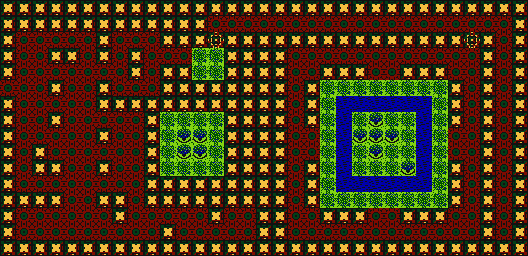

Rendered tile map (Tiled .tmx) drawn with the repository's tilesets; below, a short description and the full map source, tile grids included:
An orthogonal 33x16 tile map with 16x16 px tiles, 1 tile layer (tilemap), 1 hidden layer not drawn and 1 object (transfer).

<map version="1.0" tiledversion="1.1.2" orientation="orthogonal" renderorder="right-down" width="33" height="16" tilewidth="16" tileheight="16" infinite="0" nextobjectid="2">
 <properties>
  <property name="background_tile" type="int" value="15" />
  <property name="bgm" value="field" />
  <property name="encounter_table" type="int" value="0" />
 </properties>
 <tileset firstgid="1" source="tileset.tsx" />
 <layer name="tilemap" width="33" height="16" locked="1">
  <data encoding="csv">
16,16,16,16,16,16,16,16,16,16,16,16,16,16,16,16,16,16,16,16,16,16,16,16,16,16,16,16,16,16,16,16,16,
16,16,16,16,16,16,16,16,16,16,16,16,16,17,17,17,17,17,17,17,17,17,17,17,17,17,17,17,17,17,17,17,16,
16,17,17,17,17,17,16,17,17,17,16,16,16,12,16,16,16,16,16,16,16,16,16,16,16,16,16,16,16,12,16,17,16,
16,17,17,16,16,17,16,17,16,17,17,17,3,3,16,16,16,16,17,17,17,17,17,17,17,17,17,17,17,17,16,17,16,
16,17,17,17,17,17,17,17,16,17,16,16,3,3,16,16,16,16,17,17,16,16,16,17,17,16,16,16,17,17,16,17,16,
17,17,17,16,17,17,16,17,17,17,16,16,16,16,16,16,16,16,17,16,3,3,3,3,3,3,3,3,16,17,16,17,16,
16,17,17,17,17,17,16,16,16,16,16,16,16,16,16,16,16,16,17,16,3,2,2,2,2,2,2,3,16,17,16,17,16,
16,17,17,16,17,17,17,17,17,16,3,3,3,3,16,16,16,16,17,16,3,2,3,4,3,3,2,3,16,17,16,17,16,
16,17,17,17,17,17,16,17,17,16,3,4,4,3,16,16,16,16,17,17,3,2,4,4,4,3,2,3,17,17,16,17,16,
16,17,16,17,17,17,17,17,17,16,3,4,4,3,16,16,16,16,17,17,3,2,3,4,3,3,2,3,17,17,16,17,16,
16,17,16,16,17,17,16,17,17,16,3,3,3,3,16,16,16,16,17,16,3,2,3,3,3,4,2,3,16,17,16,17,16,
16,17,17,17,17,17,17,17,17,16,16,16,16,16,16,16,16,16,17,16,3,2,2,2,2,2,2,3,16,17,16,17,16,
16,16,16,16,17,17,16,16,17,16,16,16,16,16,16,16,16,16,17,16,3,3,3,3,3,3,3,3,16,17,16,17,16,
16,17,17,17,17,17,17,16,17,17,17,17,17,16,17,17,16,16,17,17,16,16,16,17,17,16,16,16,17,17,16,17,16,
16,17,17,17,17,17,17,17,17,17,16,17,17,17,17,17,16,16,17,17,17,17,17,17,17,17,17,17,17,17,16,17,16,
16,16,16,16,16,16,16,16,16,16,16,16,16,16,16,16,16,16,16,16,16,16,16,16,16,16,16,16,16,16,16,16,16
</data>
 </layer>
 <layer name="collision" width="33" height="16" visible="0" locked="1">
  <data encoding="csv">
256,256,256,256,256,256,256,256,256,256,256,256,256,256,256,256,256,256,256,256,256,256,256,256,256,256,256,256,256,256,256,256,256,
256,256,256,256,256,256,256,256,256,256,256,256,256,0,0,0,0,0,0,0,0,0,0,0,0,0,0,0,0,0,0,0,256,
256,0,0,0,0,0,256,0,0,0,256,256,256,256,256,256,256,256,256,256,256,256,256,256,256,256,256,256,256,256,256,0,256,
256,0,0,256,256,0,256,0,256,0,0,0,0,0,256,256,256,256,0,0,0,0,0,0,0,0,0,0,0,0,256,0,256,
256,0,0,0,0,0,0,0,256,0,256,256,0,0,256,256,256,256,0,0,256,256,256,0,0,256,256,256,0,0,256,0,256,
0,0,0,256,0,0,256,0,0,0,256,256,256,256,256,256,256,256,0,256,0,0,0,0,0,0,0,0,256,0,256,0,256,
256,0,0,0,0,0,256,256,256,256,256,256,256,256,256,256,256,256,0,256,0,256,256,256,256,256,256,0,256,0,256,0,256,
256,0,0,256,0,0,0,0,0,256,0,0,0,0,256,256,256,256,0,256,0,256,0,0,0,0,256,0,256,0,256,0,256,
256,0,0,0,0,0,256,0,0,256,0,0,0,0,256,256,256,256,0,0,0,256,0,0,0,0,256,0,0,0,256,0,256,
256,0,256,0,0,0,0,0,0,256,0,0,0,0,256,256,256,256,0,0,0,256,0,0,0,0,256,0,0,0,256,0,256,
256,0,256,256,0,0,256,0,0,256,0,0,0,0,256,256,256,256,0,256,0,256,0,0,0,0,256,0,256,0,256,0,256,
256,0,0,0,0,0,0,0,0,256,256,256,256,256,256,256,256,256,0,256,0,256,256,256,256,256,256,0,256,0,256,0,256,
256,256,256,256,0,0,256,256,0,256,256,256,256,256,256,256,256,256,0,256,0,0,0,0,0,0,0,0,256,0,256,0,256,
256,0,0,0,0,0,0,256,0,0,0,0,0,256,0,0,256,256,0,0,256,256,256,0,0,256,256,256,0,0,256,0,256,
256,0,0,0,0,0,0,0,0,0,256,0,0,0,0,0,256,256,0,0,0,0,0,0,0,0,0,0,0,0,256,0,256,
256,256,256,256,256,256,256,256,256,256,256,256,256,256,256,256,256,256,256,256,256,256,256,256,256,256,256,256,256,256,256,256,256
</data>
 </layer>
 <objectgroup name="object">
  <object id="1" name="field" type="transfer" gid="242" x="0" y="96" width="16" height="16">
   <properties>
    <property name="transfer_map" value="field" />
    <property name="transfer_x" type="int" value="29" />
    <property name="transfer_y" type="int" value="25" />
   </properties>
  </object>
 </objectgroup>
</map>
